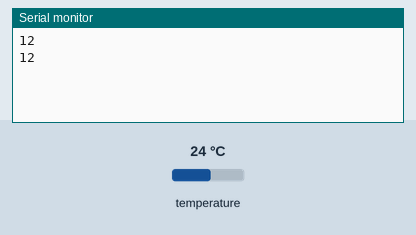
A sketch run on a simulated Arduino Nano RP2040 Connect. Parts: the last lines printed to the serial monitor. The inputs (shaded band) are chosen by the test bench; at power-on: temperature 24 °C.

Above: at 6.2 s.
6.3 s: temperature set to 12 °C
At 7.6 s:
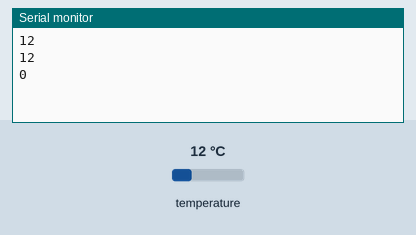
7.8 s: temperature set to 19 °C
At 8.5 s:
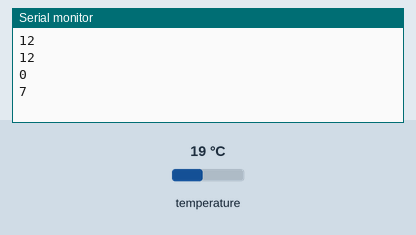
Timing chart, 0 to 10.8 s (numbered marks = the images above; inputs shaded):
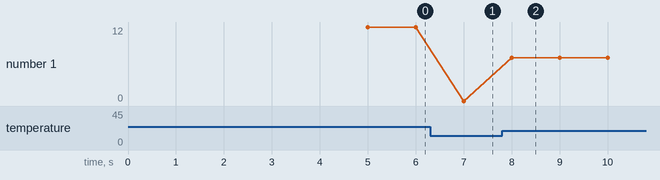

The sketch:

exercise2_temperature.ino
```cpp
#include <WiFiNINA.h>
#include <Arduino_LSM6DSOX.h>

void setup() {
  Serial.begin(9600);
  while (!Serial) {
    ;
  }
  delay(5000);
  if(!IMU.begin()) {
    Serial.println("IMU setup failed");
  }
}

void loop() {
  int temp_deg = 0;
  IMU.readTemperature(temp_deg);
  temp_deg -= 12;
  Serial.println(temp_deg);
  delay(1000);
}
```

Measured:
- after the input at 6.3 s, the serial monitor: prints a new line after 0.70 s (image 1)
- after the input at 7.8 s, the serial monitor: prints a new line after 0.20 s (image 2)
- plotted number 1: 12 → 0 after the input at 6.3 s, 0 → 7 after the input at 7.8 s
